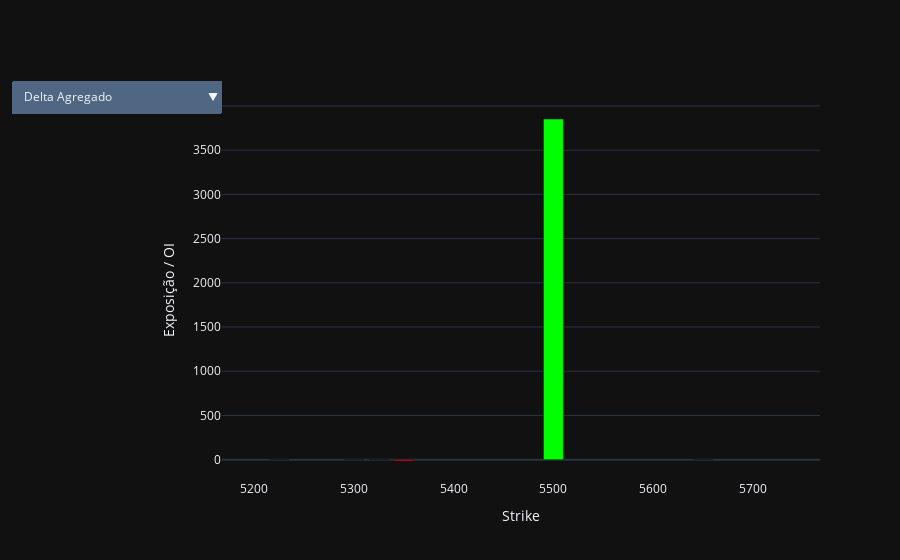

Source (notebook cell):
### Code cell
fig = go.Figure()
fig.add_trace(go.Bar(x=strikes_ref, y=dexp_tot, name='Delta Agregado', marker_color=['lime' if v>=0 else 'red' for v in dexp_tot], visible=True))
fig.add_trace(go.Scatter(x=strikes_ref, y=dexp_cum, mode='lines', name='Delta Acumulado', visible=False, line=dict(width=3, color='yellow')))
fig.add_trace(go.Bar(x=strikes_ref, y=gex_tot, name='Gamma Exposure', marker_color='cyan', opacity=0.6, visible=False))
fig.add_trace(go.Scatter(x=strikes_ref, y=gex_cum, mode='lines', name='Curvatura do Gamma (acumulado)', line=dict(color='orange', width=3), visible=False))
fig.add_trace(go.Bar(x=strikes_ref, y=oi_call_ref, name='CALL OI', marker_color='blue', visible=False))
fig.add_trace(go.Bar(x=strikes_ref, y=-oi_put_ref, name='PUT OI', marker_color='red', visible=False))
fig.add_trace(go.Bar(x=midwalls_strikes, y=midwalls_call, marker_color='#2c2c2c', opacity=0.8, visible=False, showlegend=False))
fig.add_trace(go.Bar(x=midwalls_strikes, y=-midwalls_put, marker_color='#2c2c2c', opacity=0.8, visible=False, showlegend=False))
fig.add_trace(go.Bar(x=strikes_ref, y=charm_tot, name='Charm Exposure', marker_color='magenta', opacity=0.6, visible=False))
fig.add_trace(go.Bar(x=strikes_ref, y=vanna_tot, name='Vanna Exposure', marker_color='purple', opacity=0.6, visible=False))
fig.add_trace(go.Scatter(x=strikes_ref, y=charm_cum, mode='lines', name='Charm Acumulado', line=dict(color='magenta', width=3), visible=False))
fig.add_trace(go.Scatter(x=strikes_ref, y=vanna_cum, mode='lines', name='Vanna Acumulado', line=dict(color='purple', width=3), visible=False))
fig.add_trace(go.Bar(x=strikes_ref, y=vex_tot, name='Vega Exposure', marker_color='gold', opacity=0.6, visible=False))
fig.add_trace(go.Scatter(x=strikes_ref, y=iv_skew, mode='lines', name='Skew IV (local)', line=dict(color='white', width=2, dash='dot'), visible=False))
fig.add_trace(go.Scatter(x=strikes_ref, y=dpi_arr, mode='lines', name='Dealer Pressure', line=dict(color='#9ca3af', width=3), visible=False))
fig.update_layout(template='plotly_dark', barmode='overlay', xaxis_title='Strike', yaxis_title='Exposição / OI', xaxis=dict(range=[SPOT-300, SPOT+300], tickmode='auto'), legend=dict(orientation='h', yanchor='bottom', y=1.02, xanchor='left', x=0.0), margin=dict(t=100))
spot_line = dict(type='line', x0=SPOT, x1=SPOT, y0=0, y1=1, xref='x', yref='paper', line=dict(color='lime', dash='dot', width=2))
hline0   = dict(type='line', x0=min_k, x1=max_k, y0=0, y1=0, line=dict(color='white', dash='dot', width=1))
flip_line = None
flip_label = None
spot_label = dict(x=float(SPOT), y=0.92, xref='x', yref='paper', text=f'SPOT {SPOT:.0f}', showarrow=False, font=dict(color='lime', size=12), bgcolor='black', bordercolor='lime')
if gamma_flip is not None:
    flip_line = dict(type='line', x0=gamma_flip, x1=gamma_flip, y0=0, y1=1, xref='x', yref='paper', line=dict(color='red', dash='dash', width=2))
    flip_label = dict(x=gamma_flip, y=0.05, xref='x', yref='paper', text='Gamma Flip', showarrow=False, font=dict(color='red', size=12), bgcolor='black', bordercolor='red')
def infobox():
    return dict(xref='paper', yref='paper', x=0.99, y=0.95, xanchor='right', showarrow=False, align='left', text=info, font=dict(size=14, color='white'), bordercolor=regime_color, borderwidth=2, borderpad=6, bgcolor='rgba(20,20,20,0.85)', opacity=0.95)
buttons = [
    dict(label='Delta Agregado', method='update', args=[{'visible':[True, False, False, False, False, False, False, False, False, False, False, False, False, False, False]}, {'title':'USD/BRL — Delta Agregado por Strike', 'shapes':[spot_line, hline0], 'annotations':[infobox(), spot_label]}]),
    dict(label='Delta Acumulado', method='update', args=[{'visible':[False, True, False, False, False, False, False, False, False, False, False, False, False, False, False]}, {'title':'USD/BRL — Delta Acumulado por Strike', 'shapes':[spot_line, hline0], 'annotations':[infobox(), spot_label]}]),
    dict(label='Gamma Exposure', method='update', args=[{'visible':[False, False, True, True, False, False, False, False, False, False, False, False, False, False, False]}, {'title':'USD/BRL — Gamma Exposure (total + curvatura)', 'shapes':[spot_line, hline0] + ([flip_line] if flip_line else []), 'annotations':([infobox(), spot_label, flip_label] if flip_label else [infobox(), spot_label])}]),
    dict(label='EDI — Open Interest por Strike', method='update', args=[{'visible':[False, False, False, False, True, True, True, True, False, False, False, False, False, False, False]}, {'title':'EDI — Open Interest (OI) por Strike', 'shapes':[spot_line, hline0] + ([flip_line] if flip_line else []), 'annotations':([infobox(), spot_label, flip_label] if flip_label else [infobox(), spot_label])}]),
    dict(label='Charm Exposure', method='update', args=[{'visible':[False, False, False, False, False, False, False, False, True, False, False, False, False, False, False]}, {'title':'USD/BRL — Charm Exposure por Strike', 'shapes':[spot_line, hline0], 'annotations':[infobox(), spot_label]}]),
    dict(label='Vanna Exposure', method='update', args=[{'visible':[False, False, False, False, False, False, False, False, False, True, False, False, False, False, False]}, {'title':'USD/BRL — Vanna Exposure por Strike', 'shapes':[spot_line, hline0], 'annotations':[infobox(), spot_label]}]),
    dict(label='Charm Acumulado', method='update', args=[{'visible':[False, False, False, False, False, False, False, False, False, False, True, False, False, False, False]}, {'title':'USD/BRL — Charm Acumulado', 'shapes':[spot_line, hline0], 'annotations':[infobox(), spot_label]}]),
    dict(label='Vanna Acumulado', method='update', args=[{'visible':[False, False, False, False, False, False, False, False, False, False, False, True, False, False, False]}, {'title':'USD/BRL — Vanna Acumulado', 'shapes':[spot_line, hline0], 'annotations':[infobox(), spot_label]}]),
    dict(label='Vega Exposure', method='update', args=[{'visible':[False, False, False, False, False, False, False, False, False, False, False, False, True, False, False]}, {'title':'USD/BRL — Vega Exposure por Strike', 'shapes':[spot_line, hline0], 'annotations':[infobox(), spot_label]}]),
    dict(label='Skew IV (local)', method='update', args=[{'visible':[False, False, False, False, False, False, False, False, False, False, False, False, False, True, False]}, {'title':'USD/BRL — Skew IV (local)', 'shapes':[spot_line, hline0], 'annotations':[infobox(), spot_label]}]),
    dict(label='Dealer Pressure', method='update', args=[{'visible':[False, False, False, False, False, False, False, False, False, False, False, False, False, False, True]}, {'title':'USD/BRL — Dealer Pressure (normalizado)', 'shapes':[spot_line, hline0], 'annotations':[infobox(), spot_label]}]),
    dict(label='Visão Completa', method='relayout', args=[{'xaxis.range':[min_k - pad, max_k + pad]}])
]
fig.update_layout(updatemenus=[dict(direction='down', showactive=True, x=0.0, y=1.05, buttons=buttons)])
fig.show()

### Figure 1 — Plotly figure (JSON) as saved in the notebook; plotly's stock layout.template omitted (floating-point values rounded to 4 significant figures)
{"data": [{"marker": {"color": ["red", "red", "red", "red", "lime", "lime"]}, "name": "Delta Agregado", "type": "bar", "visible": true, "x": [5225.0, 5300.0, 5325.0, 5350.0, 5500.0, 5650.0], "y": [-0.0001241, -0.06399, -0.03894, -15.02, 3852.0, 1.355]}, {"line": {"color": "yellow", "width": 3}, "mode": "lines", "name": "Delta Acumulado", "type": "scatter", "visible": false, "x": [5225.0, 5300.0, 5325.0, 5350.0, 5500.0, 5650.0], "y": [-0.0001241, -0.06412, -0.1031, -15.12, 3837.0, 3839.0]}, {"marker": {"color": "cyan"}, "name": "Gamma Exposure", "opacity": 0.6, "type": "bar", "visible": false, "x": [5225.0, 5300.0, 5325.0, 5350.0, 5500.0, 5650.0], "y": [38.56, 14120.0, 7459.0, 2449000.0, 277500000.0, 309600.0]}, {"line": {"color": "orange", "width": 3}, "mode": "lines", "name": "Curvatura do Gamma (acumulado)", "type": "scatter", "visible": false, "x": [5225.0, 5300.0, 5325.0, 5350.0, 5500.0, 5650.0], "y": [38.56, 14160.0, 21620.0, 2471000.0, 279900000.0, 280200000.0]}, {"marker": {"color": "blue"}, "name": "CALL OI", "type": "bar", "visible": false, "x": [5225.0, 5300.0, 5325.0, 5350.0, 5500.0, 5650.0], "y": [0.0, 0.0, 0.0, 0.0, 15000.0, 14830.0]}, {"marker": {"color": "red"}, "name": "PUT OI", "type": "bar", "visible": false, "x": [5225.0, 5300.0, 5325.0, 5350.0, 5500.0, 5650.0], "y": [-1500.0, -400.0, -35.0, -2565.0, -0.0, -0.0]}, {"marker": {"color": "#2c2c2c"}, "opacity": 0.8, "showlegend": false, "type": "bar", "visible": false, "x": [5262.0, 5312.0, 5338.0, 5425.0, 5575.0], "y": [0.0, 0.0, 0.0, 7500.0, 14920.0]}, {"marker": {"color": "#2c2c2c"}, "opacity": 0.8, "showlegend": false, "type": "bar", "visible": false, "x": [5262.0, 5312.0, 5338.0, 5425.0, 5575.0], "y": [-950.0, -217.5, -1300.0, -1282.0, -0.0]}, {"marker": {"color": "magenta"}, "name": "Charm Exposure", "opacity": 0.6, "type": "bar", "visible": false, "x": [5225.0, 5300.0, 5325.0, 5350.0, 5500.0, 5650.0], "y": [-18.79, -260.9, -64.22, -11570.0, 621800.0, 8058.0]}, {"marker": {"color": "purple"}, "name": "Vanna Exposure", "opacity": 0.6, "type": "bar", "visible": false, "x": [5225.0, 5300.0, 5325.0, 5350.0, 5500.0, 5650.0], "y": [-0.03873, -6.841, -2.934, -776.3, 23200.0, 159.6]}, {"line": {"color": "magenta", "width": 3}, "mode": "lines", "name": "Charm Acumulado", "type": "scatter", "visible": false, "x": [5225.0, 5300.0, 5325.0, 5350.0, 5500.0, 5650.0], "y": [-18.79, -279.7, -343.9, -11910.0, 609900.0, 618000.0]}, {"line": {"color": "purple", "width": 3}, "mode": "lines", "name": "Vanna Acumulado", "type": "scatter", "visible": false, "x": [5225.0, 5300.0, 5325.0, 5350.0, 5500.0, 5650.0], "y": [-0.03873, -6.88, -9.815, -786.2, 22410.0, 22570.0]}, {"marker": {"color": "gold"}, "name": "Vega Exposure", "opacity": 0.6, "type": "bar", "visible": false, "x": [5225.0, 5300.0, 5325.0, 5350.0, 5500.0, 5650.0], "y": [0.2314, 84.74, 44.76, 14700.0, 1665000.0, 1858.0]}, {"line": {"color": "white", "dash": "dot", "width": 2}, "mode": "lines", "name": "Skew IV (local)", "type": "scatter", "visible": false, "x": [5225.0, 5300.0, 5325.0, 5350.0, 5500.0, 5650.0], "y": [0.0, 0.0, 0.0, 0.0, 0.0, 0.0]}, {"line": {"color": "#9ca3af", "width": 3}, "mode": "lines", "name": "Dealer Pressure", "type": "scatter", "visible": false, "x": [5225.0, 5300.0, 5325.0, 5350.0, 5500.0, 5650.0], "y": [-7.945e-06, -0.0001701, -5.324e-05, -0.01179, 1.0, 0.005326]}], "layout": {"barmode": "overlay", "legend": {"orientation": "h", "x": 0, "xanchor": "left", "y": 1.02, "yanchor": "bottom"}, "margin": {"t": 100}, "updatemenus": [{"buttons": [{"args": [{"visible": [true, false, false, false, false, false, false, false, false, false, false, false, false, false, false]}, {"annotations": [{"align": "left", "bgcolor": "rgba(20,20,20,0.85)", "bordercolor": "lime", "borderpad": 6, "borderwidth": 2, "font": {"color": "white", "size": 14}, "opacity": 0.95, "showarrow": false, "text": "<b>USD/BRL Spot:</b> <span style='color:lime'>5468</span><br><b>Delta Agregado:</b> 3,839<br><b>Gamma Flip:</b> 5225<br><b>Regime:</b> <span style='color:lime'>Gamma Positivo</span><br><b>Vol Diária:</b> <span style='color:yellow'>0.87%</span><br><b>Dealer Pressure:</b> +0.25<br><b>Range/Distância Walls:</b> 2.93", "x": 0.99, "xanchor": "right", "xref": "paper", "y": 0.95, "yref": "paper"}, {"bgcolor": "black", "bordercolor": "lime", "font": {"color": "lime", "size": 12}, "showarrow": false, "text": "SPOT 5468", "x": 5468.0, "xref": "x", "y": 0.92, "yref": "paper"}], "shapes": [{"line": {"color": "lime", "dash": "dot", "width": 2}, "type": "line", "x0": 5468.0, "x1": 5468.0, "xref": "x", "y0": 0, "y1": 1, "yref": "paper"}, {"line": {"color": "white", "dash": "dot", "width": 1}, "type": "line", "x0": 5225, "x1": 5650, "y0": 0, "y1": 0}], "title": "USD/BRL — Delta Agregado por Strike"}], "label": "Delta Agregado", "method": "update"}, {"args": [{"visible": [false, true, false, false, false, false, false, false, false, false, false, false, false, false, false]}, {"annotations": [{"align": "left", "bgcolor": "rgba(20,20,20,0.85)", "bordercolor": "lime", "borderpad": 6, "borderwidth": 2, "font": {"color": "white", "size": 14}, "opacity": 0.95, "showarrow": false, "text": "<b>USD/BRL Spot:</b> <span style='color:lime'>5468</span><br><b>Delta Agregado:</b> 3,839<br><b>Gamma Flip:</b> 5225<br><b>Regime:</b> <span style='color:lime'>Gamma Positivo</span><br><b>Vol Diária:</b> <span style='color:yellow'>0.87%</span><br><b>Dealer Pressure:</b> +0.25<br><b>Range/Distância Walls:</b> 2.93", "x": 0.99, "xanchor": "right", "xref": "paper", "y": 0.95, "yref": "paper"}, {"bgcolor": "black", "bordercolor": "lime", "font": {"color": "lime", "size": 12}, "showarrow": false, "text": "SPOT 5468", "x": 5468.0, "xref": "x", "y": 0.92, "yref": "paper"}], "shapes": [{"line": {"color": "lime", "dash": "dot", "width": 2}, "type": "line", "x0": 5468.0, "x1": 5468.0, "xref": "x", "y0": 0, "y1": 1, "yref": "paper"}, {"line": {"color": "white", "dash": "dot", "width": 1}, "type": "line", "x0": 5225, "x1": 5650, "y0": 0, "y1": 0}], "title": "USD/BRL — Delta Acumulado por Strike"}], "label": "Delta Acumulado", "method": "update"}, {"args": [{"visible": [false, false, true, true, false, false, false, false, false, false, false, false, false, false, false]}, {"annotations": [{"align": "left", "bgcolor": "rgba(20,20,20,0.85)", "bordercolor": "lime", "borderpad": 6, "borderwidth": 2, "font": {"color": "white", "size": 14}, "opacity": 0.95, "showarrow": false, "text": "<b>USD/BRL Spot:</b> <span style='color:lime'>5468</span><br><b>Delta Agregado:</b> 3,839<br><b>Gamma Flip:</b> 5225<br><b>Regime:</b> <span style='color:lime'>Gamma Positivo</span><br><b>Vol Diária:</b> <span style='color:yellow'>0.87%</span><br><b>Dealer Pressure:</b> +0.25<br><b>Range/Distância Walls:</b> 2.93", "x": 0.99, "xanchor": "right", "xref": "paper", "y": 0.95, "yref": "paper"}, {"bgcolor": "black", "bordercolor": "lime", "font": {"color": "lime", "size": 12}, "showarrow": false, "text": "SPOT 5468", "x": 5468.0, "xref": "x", "y": 0.92, "yref": "paper"}, {"bgcolor": "black", "bordercolor": "red", "font": {"color": "red", "size": 12}, "showarrow": false, "text": "Gamma Flip", "x": 5225, "xref": "x", "y": 0.05, "yref": "paper"}], "shapes": [{"line": {"color": "lime", "dash": "dot", "width": 2}, "type": "line", "x0": 5468.0, "x1": 5468.0, "xref": "x", "y0": 0, "y1": 1, "yref": "paper"}, {"line": {"color": "white", "dash": "dot", "width": 1}, "type": "line", "x0": 5225, "x1": 5650, "y0": 0, "y1": 0}, {"line": {"color": "red", "dash": "dash", "width": 2}, "type": "line", "x0": 5225, "x1": 5225, "xref": "x", "y0": 0, "y1": 1, "yref": "paper"}], "title": "USD/BRL — Gamma Exposure (total + curvatura)"}], "label": "Gamma Exposure", "method": "update"}, {"args": [{"visible": [false, false, false, false, true, true, true, true, false, false, false, false, false, false, false]}, {"annotations": [{"align": "left", "bgcolor": "rgba(20,20,20,0.85)", "bordercolor": "lime", "borderpad": 6, "borderwidth": 2, "font": {"color": "white", "size": 14}, "opacity": 0.95, "showarrow": false, "text": "<b>USD/BRL Spot:</b> <span style='color:lime'>5468</span><br><b>Delta Agregado:</b> 3,839<br><b>Gamma Flip:</b> 5225<br><b>Regime:</b> <span style='color:lime'>Gamma Positivo</span><br><b>Vol Diária:</b> <span style='color:yellow'>0.87%</span><br><b>Dealer Pressure:</b> +0.25<br><b>Range/Distância Walls:</b> 2.93", "x": 0.99, "xanchor": "right", "xref": "paper", "y": 0.95, "yref": "paper"}, {"bgcolor": "black", "bordercolor": "lime", "font": {"color": "lime", "size": 12}, "showarrow": false, "text": "SPOT 5468", "x": 5468.0, "xref": "x", "y": 0.92, "yref": "paper"}, {"bgcolor": "black", "bordercolor": "red", "font": {"color": "red", "size": 12}, "showarrow": false, "text": "Gamma Flip", "x": 5225, "xref": "x", "y": 0.05, "yref": "paper"}], "shapes": [{"line": {"color": "lime", "dash": "dot", "width": 2}, "type": "line", "x0": 5468.0, "x1": 5468.0, "xref": "x", "y0": 0, "y1": 1, "yref": "paper"}, {"line": {"color": "white", "dash": "dot", "width": 1}, "type": "line", "x0": 5225, "x1": 5650, "y0": 0, "y1": 0}, {"line": {"color": "red", "dash": "dash", "width": 2}, "type": "line", "x0": 5225, "x1": 5225, "xref": "x", "y0": 0, "y1": 1, "yref": "paper"}], "title": "EDI — Open Interest (OI) por Strike"}], "label": "EDI — Open Interest por Strike", "method": "update"}, {"args": [{"visible": [false, false, false, false, false, false, false, false, true, false, false, false, false, false, false]}, {"annotations": [{"align": "left", "bgcolor": "rgba(20,20,20,0.85)", "bordercolor": "lime", "borderpad": 6, "borderwidth": 2, "font": {"color": "white", "size": 14}, "opacity": 0.95, "showarrow": false, "text": "<b>USD/BRL Spot:</b> <span style='color:lime'>5468</span><br><b>Delta Agregado:</b> 3,839<br><b>Gamma Flip:</b> 5225<br><b>Regime:</b> <span style='color:lime'>Gamma Positivo</span><br><b>Vol Diária:</b> <span style='color:yellow'>0.87%</span><br><b>Dealer Pressure:</b> +0.25<br><b>Range/Distância Walls:</b> 2.93", "x": 0.99, "xanchor": "right", "xref": "paper", "y": 0.95, "yref": "paper"}, {"bgcolor": "black", "bordercolor": "lime", "font": {"color": "lime", "size": 12}, "showarrow": false, "text": "SPOT 5468", "x": 5468.0, "xref": "x", "y": 0.92, "yref": "paper"}], "shapes": [{"line": {"color": "lime", "dash": "dot", "width": 2}, "type": "line", "x0": 5468.0, "x1": 5468.0, "xref": "x", "y0": 0, "y1": 1, "yref": "paper"}, {"line": {"color": "white", "dash": "dot", "width": 1}, "type": "line", "x0": 5225, "x1": 5650, "y0": 0, "y1": 0}], "title": "USD/BRL — Charm Exposure por Strike"}], "label": "Charm Exposure", "method": "update"}, {"args": [{"visible": [false, false, false, false, false, false, false, false, false, true, false, false, false, false, false]}, {"annotations": [{"align": "left", "bgcolor": "rgba(20,20,20,0.85)", "bordercolor": "lime", "borderpad": 6, "borderwidth": 2, "font": {"color": "white", "size": 14}, "opacity": 0.95, "showarrow": false, "text": "<b>USD/BRL Spot:</b> <span style='color:lime'>5468</span><br><b>Delta Agregado:</b> 3,839<br><b>Gamma Flip:</b> 5225<br><b>Regime:</b> <span style='color:lime'>Gamma Positivo</span><br><b>Vol Diária:</b> <span style='color:yellow'>0.87%</span><br><b>Dealer Pressure:</b> +0.25<br><b>Range/Distância Walls:</b> 2.93", "x": 0.99, "xanchor": "right", "xref": "paper", "y": 0.95, "yref": "paper"}, {"bgcolor": "black", "bordercolor": "lime", "font": {"color": "lime", "size": 12}, "showarrow": false, "text": "SPOT 5468", "x": 5468.0, "xref": "x", "y": 0.92, "yref": "paper"}], "shapes": [{"line": {"color": "lime", "dash": "dot", "width": 2}, "type": "line", "x0": 5468.0, "x1": 5468.0, "xref": "x", "y0": 0, "y1": 1, "yref": "paper"}, {"line": {"color": "white", "dash": "dot", "width": 1}, "type": "line", "x0": 5225, "x1": 5650, "y0": 0, "y1": 0}], "title": "USD/BRL — Vanna Exposure por Strike"}], "label": "Vanna Exposure", "method": "update"}, {"args": [{"visible": [false, false, false, false, false, false, false, false, false, false, true, false, false, false, false]}, {"annotations": [{"align": "left", "bgcolor": "rgba(20,20,20,0.85)", "bordercolor": "lime", "borderpad": 6, "borderwidth": 2, "font": {"color": "white", "size": 14}, "opacity": 0.95, "showarrow": false, "text": "<b>USD/BRL Spot:</b> <span style='color:lime'>5468</span><br><b>Delta Agregado:</b> 3,839<br><b>Gamma Flip:</b> 5225<br><b>Regime:</b> <span style='color:lime'>Gamma Positivo</span><br><b>Vol Diária:</b> <span style='color:yellow'>0.87%</span><br><b>Dealer Pressure:</b> +0.25<br><b>Range/Distância Walls:</b> 2.93", "x": 0.99, "xanchor": "right", "xref": "paper", "y": 0.95, "yref": "paper"}, {"bgcolor": "black", "bordercolor": "lime", "font": {"color": "lime", "size": 12}, "showarrow": false, "text": "SPOT 5468", "x": 5468.0, "xref": "x", "y": 0.92, "yref": "paper"}], "shapes": [{"line": {"color": "lime", "dash": "dot", "width": 2}, "type": "line", "x0": 5468.0, "x1": 5468.0, "xref": "x", "y0": 0, "y1": 1, "yref": "paper"}, {"line": {"color": "white", "dash": "dot", "width": 1}, "type": "line", "x0": 5225, "x1": 5650, "y0": 0, "y1": 0}], "title": "USD/BRL — Charm Acumulado"}], "label": "Charm Acumulado", "method": "update"}, {"args": [{"visible": [false, false, false, false, false, false, false, false, false, false, false, true, false, false, false]}, {"annotations": [{"align": "left", "bgcolor": "rgba(20,20,20,0.85)", "bordercolor": "lime", "borderpad": 6, "borderwidth": 2, "font": {"color": "white", "size": 14}, "opacity": 0.95, "showarrow": false, "text": "<b>USD/BRL Spot:</b> <span style='color:lime'>5468</span><br><b>Delta Agregado:</b> 3,839<br><b>Gamma Flip:</b> 5225<br><b>Regime:</b> <span style='color:lime'>Gamma Positivo</span><br><b>Vol Diária:</b> <span style='color:yellow'>0.87%</span><br><b>Dealer Pressure:</b> +0.25<br><b>Range/Distância Walls:</b> 2.93", "x": 0.99, "xanchor": "right", "xref": "paper", "y": 0.95, "yref": "paper"}, {"bgcolor": "black", "bordercolor": "lime", "font": {"color": "lime", "size": 12}, "showarrow": false, "text": "SPOT 5468", "x": 5468.0, "xref": "x", "y": 0.92, "yref": "paper"}], "shapes": [{"line": {"color": "lime", "dash": "dot", "width": 2}, "type": "line", "x0": 5468.0, "x1": 5468.0, "xref": "x", "y0": 0, "y1": 1, "yref": "paper"}, {"line": {"color": "white", "dash": "dot", "width": 1}, "type": "line", "x0": 5225, "x1": 5650, "y0": 0, "y1": 0}], "title": "USD/BRL — Vanna Acumulado"}], "label": "Vanna Acumulado", "method": "update"}, {"args": [{"visible": [false, false, false, false, false, false, false, false, false, false, false, false, true, false, false]}, {"annotations": [{"align": "left", "bgcolor": "rgba(20,20,20,0.85)", "bordercolor": "lime", "borderpad": 6, "borderwidth": 2, "font": {"color": "white", "size": 14}, "opacity": 0.95, "showarrow": false, "text": "<b>USD/BRL Spot:</b> <span style='color:lime'>5468</span><br><b>Delta Agregado:</b> 3,839<br><b>Gamma Flip:</b> 5225<br><b>Regime:</b> <span style='color:lime'>Gamma Positivo</span><br><b>Vol Diária:</b> <span style='color:yellow'>0.87%</span><br><b>Dealer Pressure:</b> +0.25<br><b>Range/Distância Walls:</b> 2.93", "x": 0.99, "xanchor": "right", "xref": "paper", "y": 0.95, "yref": "paper"}, {"bgcolor": "black", "bordercolor": "lime", "font": {"color": "lime", "size": 12}, "showarrow": false, "text": "SPOT 5468", "x": 5468.0, "xref": "x", "y": 0.92, "yref": "paper"}], "shapes": [{"line": {"color": "lime", "dash": "dot", "width": 2}, "type": "line", "x0": 5468.0, "x1": 5468.0, "xref": "x", "y0": 0, "y1": 1, "yref": "paper"}, {"line": {"color": "white", "dash": "dot", "width": 1}, "type": "line", "x0": 5225, "x1": 5650, "y0": 0, "y1": 0}], "title": "USD/BRL — Vega Exposure por Strike"}], "label": "Vega Exposure", "method": "update"}, {"args": [{"visible": [false, false, false, false, false, false, false, false, false, false, false, false, false, true, false]}, {"annotations": [{"align": "left", "bgcolor": "rgba(20,20,20,0.85)", "bordercolor": "lime", "borderpad": 6, "borderwidth": 2, "font": {"color": "white", "size": 14}, "opacity": 0.95, "showarrow": false, "text": "<b>USD/BRL Spot:</b> <span style='color:lime'>5468</span><br><b>Delta Agregado:</b> 3,839<br><b>Gamma Flip:</b> 5225<br><b>Regime:</b> <span style='color:lime'>Gamma Positivo</span><br><b>Vol Diária:</b> <span style='color:yellow'>0.87%</span><br><b>Dealer Pressure:</b> +0.25<br><b>Range/Distância Walls:</b> 2.93", "x": 0.99, "xanchor": "right", "xref": "paper", "y": 0.95, "yref": "paper"}, {"bgcolor": "black", "bordercolor": "lime", "font": {"color": "lime", "size": 12}, "showarrow": false, "text": "SPOT 5468", "x": 5468.0, "xref": "x", "y": 0.92, "yref": "paper"}], "shapes": [{"line": {"color": "lime", "dash": "dot", "width": 2}, "type": "line", "x0": 5468.0, "x1": 5468.0, "xref": "x", "y0": 0, "y1": 1, "yref": "paper"}, {"line": {"color": "white", "dash": "dot", "width": 1}, "type": "line", "x0": 5225, "x1": 5650, "y0": 0, "y1": 0}], "title": "USD/BRL — Skew IV (local)"}], "label": "Skew IV (local)", "method": "update"}, {"args": [{"visible": [false, false, false, false, false, false, false, false, false, false, false, false, false, false, true]}, {"annotations": [{"align": "left", "bgcolor": "rgba(20,20,20,0.85)", "bordercolor": "lime", "borderpad": 6, "borderwidth": 2, "font": {"color": "white", "size": 14}, "opacity": 0.95, "showarrow": false, "text": "<b>USD/BRL Spot:</b> <span style='color:lime'>5468</span><br><b>Delta Agregado:</b> 3,839<br><b>Gamma Flip:</b> 5225<br><b>Regime:</b> <span style='color:lime'>Gamma Positivo</span><br><b>Vol Diária:</b> <span style='color:yellow'>0.87%</span><br><b>Dealer Pressure:</b> +0.25<br><b>Range/Distância Walls:</b> 2.93", "x": 0.99, "xanchor": "right", "xref": "paper", "y": 0.95, "yref": "paper"}, {"bgcolor": "black", "bordercolor": "lime", "font": {"color": "lime", "size": 12}, "showarrow": false, "text": "SPOT 5468", "x": 5468.0, "xref": "x", "y": 0.92, "yref": "paper"}], "shapes": [{"line": {"color": "lime", "dash": "dot", "width": 2}, "type": "line", "x0": 5468.0, "x1": 5468.0, "xref": "x", "y0": 0, "y1": 1, "yref": "paper"}, {"line": {"color": "white", "dash": "dot", "width": 1}, "type": "line", "x0": 5225, "x1": 5650, "y0": 0, "y1": 0}], "title": "USD/BRL — Dealer Pressure (normalizado)"}], "label": "Dealer Pressure", "method": "update"}, {"args": [{"xaxis.range": [5213, 5662]}], "label": "Visão Completa", "method": "relayout"}], "direction": "down", "showactive": true, "x": 0, "y": 1.05}], "xaxis": {"range": [5168.0, 5768.0], "tickmode": "auto", "title": {"text": "Strike"}}, "yaxis": {"title": {"text": "Exposição / OI"}}}}
